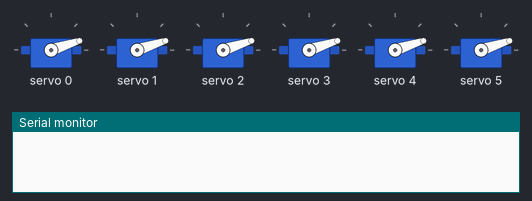
Bench run of a sketch on a simulated Arduino Uno, built with avr-gcc and run on an emulated ATmega328P. On the bench: 6 × servo, the last lines printed to the serial monitor.

Above: at 0.6 s.
At 2.0 s:
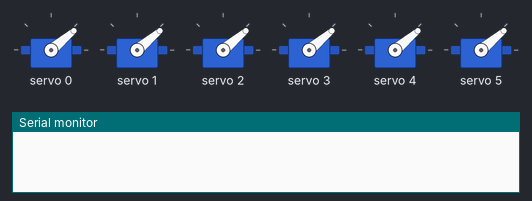
At 2.4 s:
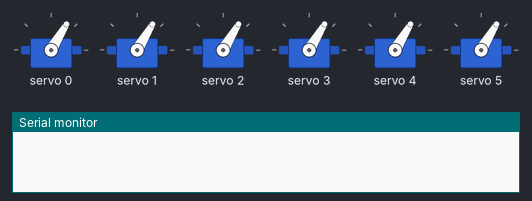
At 2.9 s:
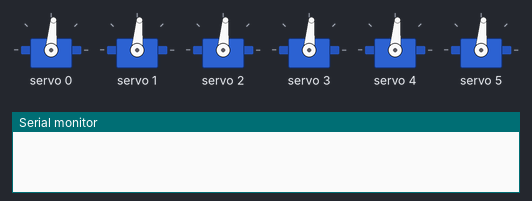
At 3.3 s:
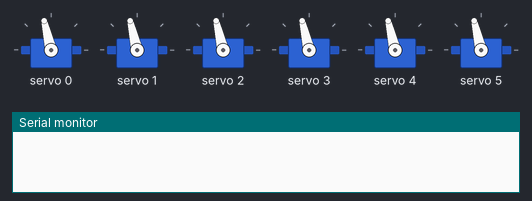
At 3.8 s:
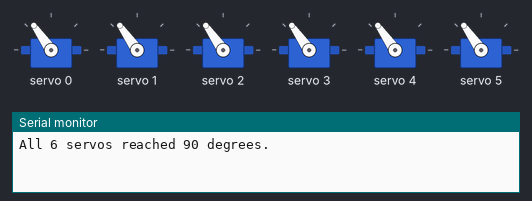
Timing chart, 0 to 5.3 s (numbered marks = the images above):
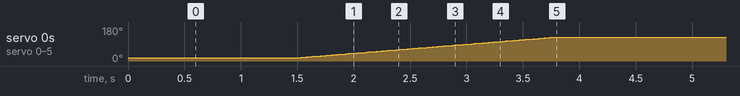

The sketch:

Gradually_90.ino
```cpp
#include <Wire.h>
#include <Adafruit_PWMServoDriver.h>

Adafruit_PWMServoDriver PCA = Adafruit_PWMServoDriver(0x40);

// PCA9685 channels for the 6 motors
const int servoChannels[6] = {0, 1, 2, 3, 4, 5};

// Typical servo pulse range
const int SERVO_MIN = 150;   // ~0 degrees
const int SERVO_MAX = 600;   // ~180 degrees

// Convert angle to PCA9685 pulse
int angleToPulse(int angle)
{
  return map(angle, 0, 180, SERVO_MIN, SERVO_MAX);
}

void setup()
{
  Serial.begin(115200);

  // Start I2C
  Wire.begin();

  // Start PCA9685
  PCA.begin();

  // PCA9685 frequency for servos
  PCA.setPWMFreq(50);

  delay(500);

  // Start all 6 servos at 0 degrees
  for (int i = 0; i < 6; i++)
  {
    PCA.setPWM(servoChannels[i], 0, angleToPulse(0));
  }

  delay(1000);

  // Gradually move all servos from 0 to 90 degrees
  for (int angle = 0; angle <= 90; angle++)
  {
    for (int i = 0; i < 6; i++)
    {
      PCA.setPWM(
        servoChannels[i],
        0,
        angleToPulse(angle)
      );
    }

    delay(20);  // Increase this for slower movement
  }

  Serial.println("All 6 servos reached 90 degrees.");
}

void loop()
{
  // Nothing else happens
}
```
